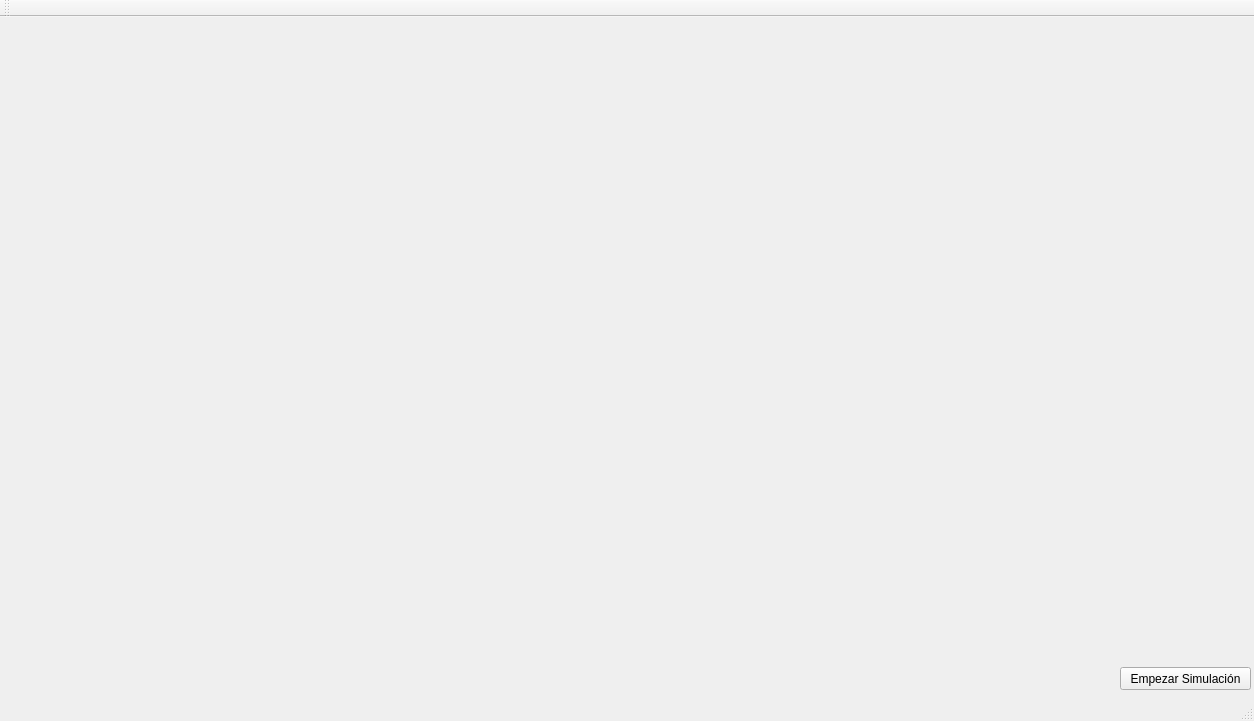
<?xml version="1.0" encoding="UTF-8"?>
<ui version="4.0">
 <class>MainWindow</class>
 <widget class="QMainWindow" name="MainWindow">
  <property name="geometry">
   <rect>
    <x>0</x>
    <y>0</y>
    <width>1254</width>
    <height>721</height>
   </rect>
  </property>
  <property name="windowTitle">
   <string>Simulador de la memoria virtual</string>
  </property>
  <property name="locale">
   <locale language="Spanish" country="CostaRica"/>
  </property>
  <widget class="QWidget" name="centralWidget">
   <widget class="QPushButton" name="pushButton">
    <property name="geometry">
     <rect>
      <x>1120</x>
      <y>650</y>
      <width>131</width>
      <height>23</height>
     </rect>
    </property>
    <property name="text">
     <string>Empezar Simulación</string>
    </property>
   </widget>
   <widget class="QLabel" name="label_pic1">
    <property name="geometry">
     <rect>
      <x>20</x>
      <y>30</y>
      <width>230</width>
      <height>170</height>
     </rect>
    </property>
    <property name="text">
     <string/>
    </property>
   </widget>
   <widget class="QLabel" name="label_pic2">
    <property name="geometry">
     <rect>
      <x>270</x>
      <y>30</y>
      <width>230</width>
      <height>170</height>
     </rect>
    </property>
    <property name="text">
     <string/>
    </property>
   </widget>
   <widget class="QLabel" name="label_pic3">
    <property name="geometry">
     <rect>
      <x>520</x>
      <y>30</y>
      <width>230</width>
      <height>170</height>
     </rect>
    </property>
    <property name="text">
     <string/>
    </property>
   </widget>
   <widget class="QLabel" name="label_pic4">
    <property name="geometry">
     <rect>
      <x>770</x>
      <y>30</y>
      <width>230</width>
      <height>170</height>
     </rect>
    </property>
    <property name="text">
     <string/>
    </property>
   </widget>
   <widget class="QLabel" name="label_pic5">
    <property name="geometry">
     <rect>
      <x>1020</x>
      <y>30</y>
      <width>230</width>
      <height>170</height>
     </rect>
    </property>
    <property name="text">
     <string/>
    </property>
   </widget>
  </widget>
  <widget class="QToolBar" name="mainToolBar">
   <attribute name="toolBarArea">
    <enum>TopToolBarArea</enum>
   </attribute>
   <attribute name="toolBarBreak">
    <bool>false</bool>
   </attribute>
  </widget>
  <widget class="QStatusBar" name="statusBar"/>
 </widget>
 <layoutdefault spacing="6" margin="11"/>
 <resources/>
 <connections/>
</ui>
